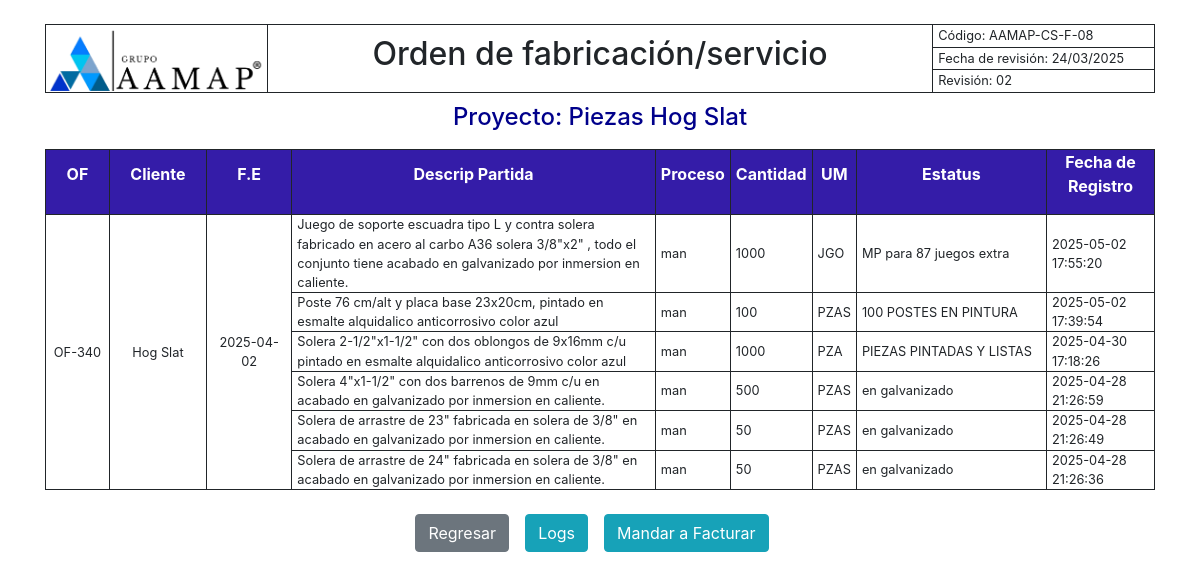
The app's page /ERP/ver_proyecto.php?id=340 (signed in) with its own data.
### tables this page shows
CREATE TABLE `orden_fab` (
  `id_fab` int(11) NOT NULL,
  `plano_ref` varchar(255) NOT NULL,
  `nota` text DEFAULT NULL,
  `observaciones` text DEFAULT NULL,
  `of_created` timestamp NOT NULL DEFAULT current_timestamp(),
  `id_proyecto` varchar(100) NOT NULL,
  `id_cliente` int(11) NOT NULL,
  `updated_at` timestamp NOT NULL DEFAULT current_timestamp() ON UPDATE current_timestamp()
);

CREATE TABLE `proyectos` (
  `cod_fab` varchar(100) NOT NULL,
  `id_cliente` int(11) DEFAULT NULL,
  `nombre` varchar(255) DEFAULT NULL,
  `descripcion` text DEFAULT NULL,
  `id_pedido` int(11) DEFAULT NULL,
  `fecha_entrega` date DEFAULT NULL,
  `etapa` enum('creado','aprobado','directo','rechazado','en proceso','finalizado','facturacion') DEFAULT 'creado',
  `observaciones` text DEFAULT NULL,
  `fecha_creacion` timestamp NOT NULL DEFAULT current_timestamp(),
  `id_comprador` int(11) DEFAULT NULL
);

CREATE TABLE `partidas` (
  `id` int(11) NOT NULL,
  `descripcion` varchar(255) NOT NULL,
  `cod_fab` varchar(100) NOT NULL,
  `proceso` varchar(10) DEFAULT NULL,
  `cantidad` int(11) NOT NULL,
  `unidad_medida` varchar(10) NOT NULL,
  `precio_unitario` float NOT NULL,
  `subtotal` decimal(10,2) GENERATED ALWAYS AS (`cantidad` * `precio_unitario`) VIRTUAL,
  `iva` decimal(10,2) GENERATED ALWAYS AS (`subtotal` * 0.16) VIRTUAL,
  `total` decimal(10,2) GENERATED ALWAYS AS (`subtotal` + `iva`) VIRTUAL,
  `id_pd` int(11) DEFAULT NULL
);

CREATE TABLE `clientes_p` (
  `id` int(11) NOT NULL,
  `nombre_comercial` varchar(100) NOT NULL,
  `razon_social` varchar(150) NOT NULL,
  `rfc` varchar(30) NOT NULL,
  `direccion` varchar(100) NOT NULL,
  `activo` tinyint(1) NOT NULL DEFAULT 1
);

### role.php (called while the page is built, shortened)
<?php
if (isset($_SESSION['username'])) {
    $username = $_SESSION['username'];
} else {
    echo "No has iniciado sesión.";
}
?>

### ERP/ver_proyecto.php (the view, shortened to what this page needs)
<?php
require 'C:/xampp/htdocs/db_connect.php';
require 'C:/xampp/htdocs/role.php';
$proyecto_id = filter_var($_GET['id'], FILTER_SANITIZE_STRING);
$sql = "SELECT
            of.id_fab AS proyecto_id,
            p.cod_fab,
            p.nombre AS nombre_proyecto,
            c.nombre_comercial AS nombre_cliente,
            p.fecha_entrega,
            p.etapa
        FROM orden_fab of
        INNER JOIN proyectos p ON of.id_proyecto = p.cod_fab
        INNER JOIN clientes_p c ON of.id_cliente = c.id
        WHERE of.id_fab = ?";
$stmt = $conn->prepare($sql);
$stmt->bind_param("s", $proyecto_id);
if (!$stmt->execute()) {
    echo "Error al ejecutar la consulta: " . $stmt->error;
    exit();
}
$result = $stmt->get_result();
$proyecto = $result->fetch_assoc();
$sqlPartidas = "SELECT
                    pa.id AS partida_id,
                    pa.descripcion AS nombre_partida,
                    pa.proceso,
                    pa.cantidad,
                    pa.unidad_medida,
                    (SELECT re.estatus_log
                     FROM registro_estatus re
                     WHERE re.id_partida = pa.id
                     ORDER BY re.fecha_log DESC
                     LIMIT 1) AS estatus,
                    (SELECT MAX(re.fecha_log)
                     FROM registro_estatus re
                     WHERE re.id_partida = pa.id) AS ultimo_registro
                FROM partidas pa
                WHERE pa.cod_fab = (SELECT id_proyecto FROM orden_fab WHERE id_fab = ?)";
$stmtPartidas = $conn->prepare($sqlPartidas);
$stmtPartidas->bind_param("s", $proyecto_id);
if (!$stmtPartidas->execute()) {
    echo "Error al ejecutar la consulta de partidas: " . $stmtPartidas->error;
    exit();
}
$resultPartidas = $stmtPartidas->get_result();
$partidas = $resultPartidas->fetch_all(MYSQLI_ASSOC);
?>
<!DOCTYPE html>
<html lang="es">
<head>
    <link rel="stylesheet" href="https://stackpath.bootstrapcdn.com/bootstrap/4.5.2/css/bootstrap.min.css">
    <link rel="stylesheet" type="text/css" href="seep.css">
</head>
<body>
<div class="container mt-4">
<table id="header" style="width: 100%; border-collapse: collapse;">
    <tr>
        <td rowspan="3" style="width: 20%; height: auto; border: 1px solid;">
            <img src="/assets/grupo_aamap.webp" alt="Logo AAMAP" style="width: 100%;">
        </td>
        <td rowspan="3" style="width: 60%; height: auto; border: 1px solid; vertical-align: middle;">
            <h2>Orden de fabricación/servicio</h2>
        </td>
        <td class="info" style="width: 20%; height: auto; border: 1px solid; padding: 5px; text-align: left;">
            Código: AAMAP-CS-F-08
        </td>
    </tr>
    <tr>
        <td class="info" style="width: 20%; height: auto; border: 1px solid; padding: 5px; text-align: left;">
            Fecha de revisión: 24/03/2025
        </td>
    </tr>
    <tr>
        <td class="info" style="width: 20%; height: auto; border: 1px solid; padding: 5px; text-align: left;">
            Revisión: 02
        </td>
    </tr>
</table>
    <?php if ($proyecto['etapa'] != 'creado'): ?>
    <?php echo "<div id='title'><h4>Proyecto: " . htmlspecialchars($proyecto['nombre_proyecto']) . "</h4></div>";?>
    <table class="main-table">
        <thead class="thead">
            <tr>
                <th class="title"><p class="text-title">OF</p></th>
                <th class="title"><p class="text-title">Cliente</p></th>
                <th class="title"><p class="text-title">F.E</p></th>
                <th class="title"><p class="text-title">Descrip Partida</p></th>
                <th class="title"><p class="text-title">Proceso</p></th>
                <th class="title"><p class="text-title">Cantidad</p></th>
                <th class="title"><p class="text-title">UM</p></th>
                <th class="title"><p class="text-title">Estatus</p></th>
                <th class="title"><p class="text-title">Fecha de Registro</p></th>
            </tr>
        </thead>
        <tbody>
        <?php
        $numRows = count($partidas);
        if (!empty($partidas)) {
            foreach ($partidas as $key => $row) {
                echo "<tr>";
                if ($key === 0) {
                    echo "<td style='width: 6%;' rowspan='" . $numRows . "' class='text-center align-middle tbody'>" . 'OF-' . htmlspecialchars($proyecto['proyecto_id']) . "</td>";
                    echo "<td style='width: 9%;' rowspan='" . $numRows . "' class='text-center align-middle tbody'>" . htmlspecialchars($proyecto['nombre_cliente']) . "</td>";
                    echo "<td style='width: 8%;' rowspan='" . $numRows . "' class='text-center align-middle tbody'>" . htmlspecialchars($proyecto['fecha_entrega']) . "</td>";
                }
                echo "<td style='width: 35%;' class='tbody'>" . htmlspecialchars($row['nombre_partida']) . "</td>";
                echo "<td style='width: 5%;' class='tbody'>" . htmlspecialchars($row['proceso']) . "</td>";
                echo "<td style='width: 6%;' class='tbody'>" . htmlspecialchars($row['cantidad']) . "</td>";
                echo "<td style='width: 3%;' class='tbody'>" . htmlspecialchars($row['unidad_medida']) . "</td>";
                if ($proyecto['etapa'] == 'en proceso' || $proyecto['etapa'] == 'directo'):
                    echo "<td style='width: 18%;' data-id='" . htmlspecialchars($row['partida_id']) . "' class='editable tbody'>" . htmlspecialchars($row['estatus']) . "</td>";
                    echo "<td style='width: 10%;' class='tbody'>" . htmlspecialchars($row['ultimo_registro']) . "</td>";
                    echo "</tr>";
                endif;
            }
        } else {
            echo "<tr>";
            echo "<td colspan='14' class='text-center'>No se encontraron partidas para este proyecto.</td>";
            echo "</tr>";
        }
        ?>
        </tbody>
    </table>
    <?php endif; ?>
    <div class="mt-4 d-flex justify-content-center gap-3">
        <a href="all_projects.php" class="btn btn-secondary mr-3">Regresar</a>
        <?php if ($proyecto['etapa'] != 'creado'): ?>
            <a href="ver_logs.php?id=<?php echo urlencode($proyecto['proyecto_id']); ?>" class="btn btn-info mr-3">Logs</a>
        <?php endif; ?>
        <?php if($username == 'CIS' || $username == 'admin' || $username == 'l.aca'):
        if ($proyecto['etapa'] == 'en proceso' || $proyecto['etapa'] == 'directo'): ?>
            <a href="mandar_facturacion.php?id=<?php echo urlencode($proyecto['proyecto_id']); ?>" class="btn btn-info mr-3">Mandar a Facturar</a>
        <?php endif;
        endif; ?>
    </div>
</div>
</body>
</html>

### ERP/seep.css (style rules this page uses)
.main-table, .thead, .tbody, .title { border: 0.1em solid; padding: 0px 5px; }
.title { background-color: #341ca8; }
.text-title { color: white; }
.text-title, #header { text-align: center; }
.tbody { font-size: 0.8em; }
.info { height: auto; font-size: 0.8em; margin-top: 5px; border-bottom: 1px solid; line-height: 0.1; }
#title { color: darkblue; text-align: center; padding: 10px 0px; }

### records on screen
orden_fab: id_proyecto.nombre "Piezas Hog Slat", id_fab "340"
partidas: cod_fab.fecha_entrega "2025-04-02", descripcion "Juego de soporte escuadra tipo L y contra solera fabricado en acero al carbo A36 solera 3/8\"x2\" , todo el conjunto tiene acabado en galvanizado por inmersion en caliente.", proceso "man", cantidad "1000", unidad_medida "JGO", estatus "MP para 87 juegos extra", ultimo_registro "2025-05-02 17:55:20"
clientes_p: nombre_comercial "Hog Slat"
partidas: descripcion "Poste 76 cm/alt y placa base 23x20cm, pintado en esmalte alquidalico anticorrosivo color azul", proceso "man", cantidad "100", unidad_medida "PZAS", estatus "100 POSTES EN PINTURA", ultimo_registro "2025-05-02 17:39:54"
partidas: descripcion "Solera 2-1/2\"x1-1/2\" con dos oblongos de 9x16mm c/u pintado en esmalte alquidalico anticorrosivo color azul", proceso "man", cantidad "1000", unidad_medida "PZA", estatus "PIEZAS PINTADAS Y LISTAS", ultimo_registro "2025-04-30 17:18:26"
partidas: descripcion "Solera 4\"x1-1/2\" con dos barrenos de 9mm c/u en acabado en galvanizado por inmersion en caliente.", proceso "man", cantidad "500", unidad_medida "PZAS", estatus "en galvanizado", ultimo_registro "2025-04-28 21:26:59"
partidas: descripcion "Solera de arrastre de 23\" fabricada en solera de 3/8\" en acabado en galvanizado por inmersion en caliente.", proceso "man", cantidad "50", unidad_medida "PZAS", estatus "en galvanizado", ultimo_registro "2025-04-28 21:26:49"
partidas: descripcion "Solera de arrastre de 24\" fabricada en solera de 3/8\" en acabado en galvanizado por inmersion en caliente.", proceso "man", cantidad "50", unidad_medida "PZAS", estatus "en galvanizado", ultimo_registro "2025-04-28 21:26:36"
